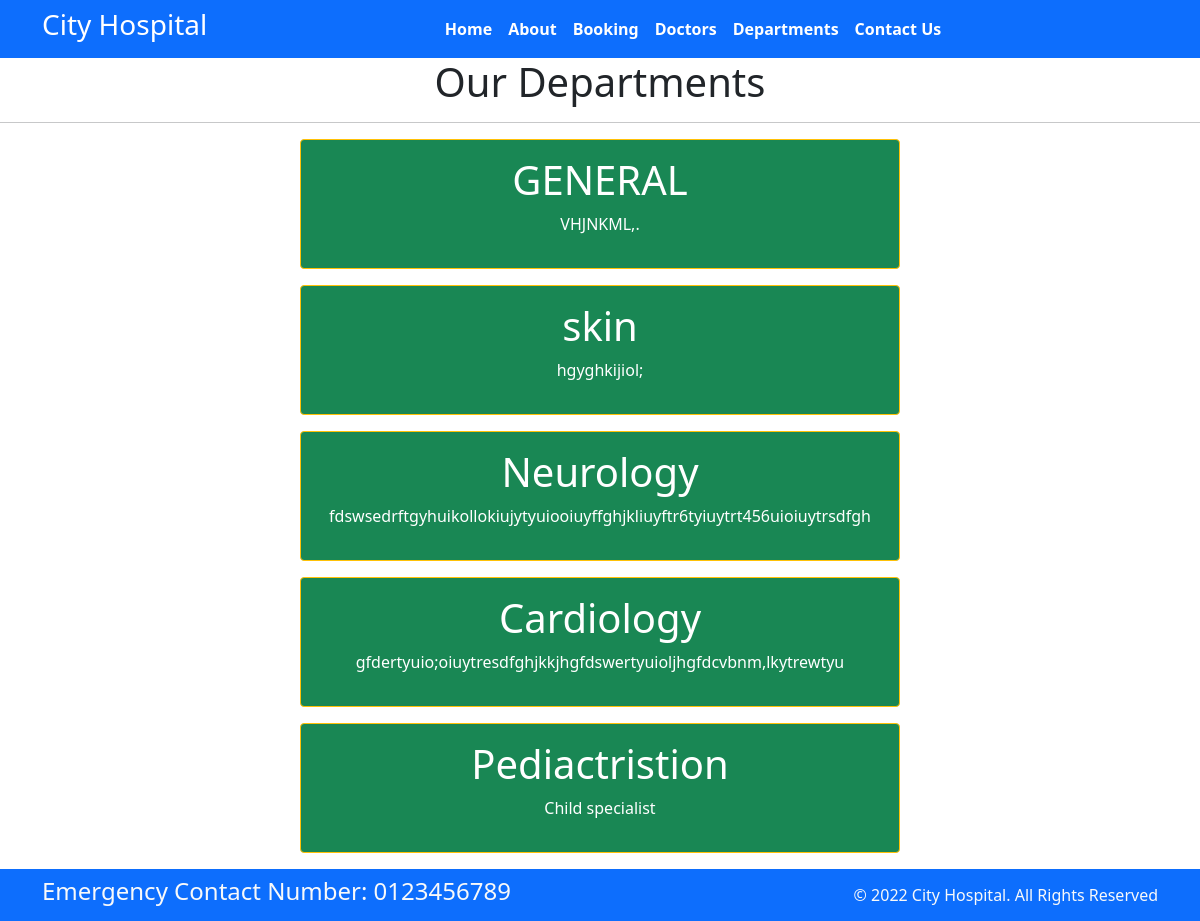
Screenshot of /department with the database file from the repository.
### home/models.py (models this page shows, shortened)
class Departments(models.Model):
    dep_name = models.CharField(max_length=100)
    dep_decription = models.TextField()

### home/views.py (the view)
# urls.py: path('department', views.department, name='department'),
def department(request):
    dict_dept = {
        'dept': Departments.objects.all()
    }
    return render(request, 'department.html', dict_dept)

### templates/department.html (shortened to what this page needs)
{% extends 'base.html' %}
{% block content%}
<h1 class="text-center"> Our Departments </h1>
<hr>
{% for d in dept %}
<div class="mx-auto w-50 bg-success text-center text-white p-3 my-3 border border-warning rounded">
    <h1>{{d.dep_name}}</h1>
    <p>{{d.dep_decription}}</p>
</div>
{% endfor %}
{% endblock %}

### rows the page displays
Departments: dep_name "GENERAL", dep_decription "VHJNKML,."
Departments: dep_name "skin", dep_decription "hgyghkijiol;"
Departments: dep_name "Neurology", dep_decription "fdswsedrftgyhuikollokiujytyuiooiuyffghjkliuyftr6tyiuytrt456uioiuytrsdfgh"
Departments: dep_name "Cardiology", dep_decription "gfdertyuio;oiuytresdfghjkkjhgfdswertyuioljhgfdcvbnm,lkytrewtyu"
Departments: dep_name "Pediactristion", dep_decription "Child specialist"
